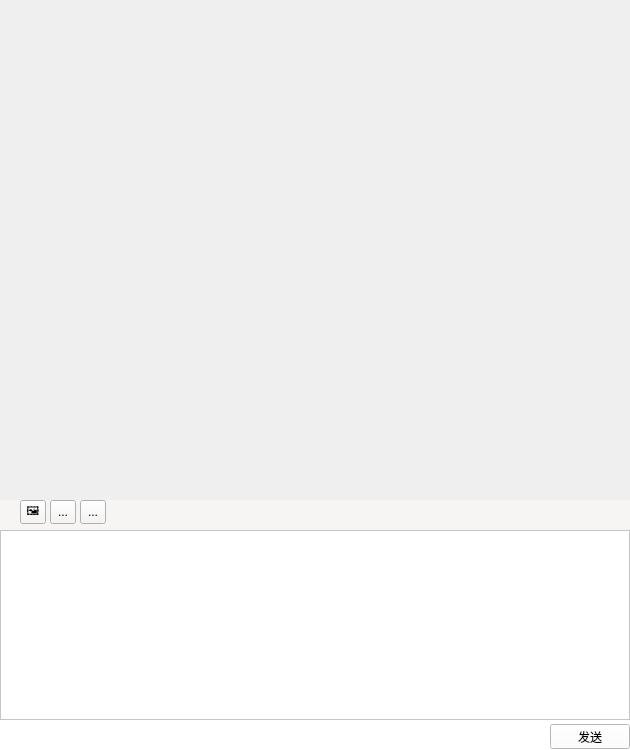
<?xml version="1.0" encoding="UTF-8"?>
<ui version="4.0">
 <class>PeerChat</class>
 <widget class="QWidget" name="PeerChat">
  <property name="geometry">
   <rect>
    <x>0</x>
    <y>0</y>
    <width>630</width>
    <height>750</height>
   </rect>
  </property>
  <property name="windowTitle">
   <string>Form</string>
  </property>
  <widget class="QWidget" name="widget_7" native="true">
   <property name="geometry">
    <rect>
     <x>0</x>
     <y>720</y>
     <width>630</width>
     <height>30</height>
    </rect>
   </property>
   <property name="styleSheet">
    <string notr="true">QWidget{background-color:white}</string>
   </property>
   <widget class="QWidget" name="horizontalLayoutWidget_2">
    <property name="geometry">
     <rect>
      <x>-1</x>
      <y>0</y>
      <width>631</width>
      <height>33</height>
     </rect>
    </property>
    <layout class="QHBoxLayout" name="horizontalLayout_2">
     <item>
      <spacer name="horizontalSpacer">
       <property name="orientation">
        <enum>Qt::Horizontal</enum>
       </property>
       <property name="sizeHint" stdset="0">
        <size>
         <width>40</width>
         <height>15</height>
        </size>
       </property>
      </spacer>
     </item>
     <item>
      <widget class="QToolButton" name="toolButton_5">
       <property name="minimumSize">
        <size>
         <width>80</width>
         <height>25</height>
        </size>
       </property>
       <property name="text">
        <string>发送</string>
       </property>
      </widget>
     </item>
    </layout>
   </widget>
  </widget>
  <widget class="QWidget" name="widget_5" native="true">
   <property name="geometry">
    <rect>
     <x>0</x>
     <y>530</y>
     <width>630</width>
     <height>190</height>
    </rect>
   </property>
   <property name="styleSheet">
    <string notr="true">QWidget{background-color:white;}</string>
   </property>
   <widget class="QTextEdit" name="textEdit">
    <property name="geometry">
     <rect>
      <x>0</x>
      <y>0</y>
      <width>630</width>
      <height>190</height>
     </rect>
    </property>
   </widget>
  </widget>
  <widget class="QWidget" name="widget_6" native="true">
   <property name="geometry">
    <rect>
     <x>0</x>
     <y>500</y>
     <width>630</width>
     <height>30</height>
    </rect>
   </property>
   <property name="styleSheet">
    <string notr="true">QWidget{background-color:rgb(246, 245, 244)}</string>
   </property>
   <widget class="QToolButton" name="toolButton_2">
    <property name="geometry">
     <rect>
      <x>20</x>
      <y>0</y>
      <width>26</width>
      <height>24</height>
     </rect>
    </property>
    <property name="text">
     <string>🖼</string>
    </property>
   </widget>
   <widget class="QToolButton" name="toolButton_3">
    <property name="geometry">
     <rect>
      <x>50</x>
      <y>0</y>
      <width>26</width>
      <height>24</height>
     </rect>
    </property>
    <property name="text">
     <string>...</string>
    </property>
   </widget>
   <widget class="QToolButton" name="toolButton_4">
    <property name="geometry">
     <rect>
      <x>80</x>
      <y>0</y>
      <width>26</width>
      <height>24</height>
     </rect>
    </property>
    <property name="text">
     <string>...</string>
    </property>
   </widget>
  </widget>
 </widget>
 <resources/>
 <connections/>
</ui>
